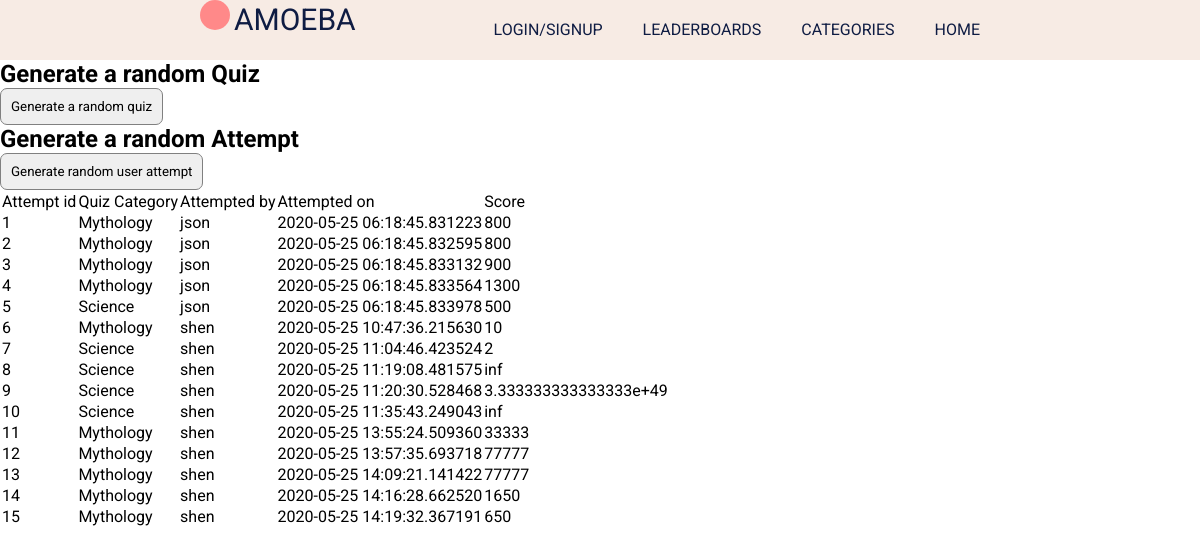
Page /pretendattempts on the earlier database version.
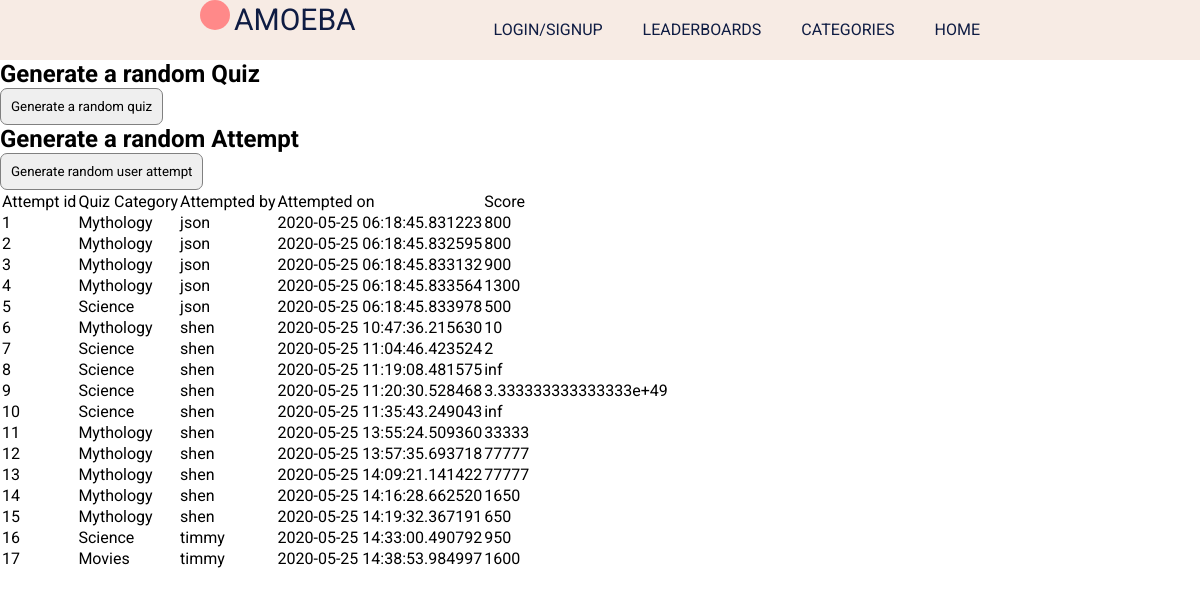
Same page on the later database version.
### app/models.py (models this page shows, shortened)
class Attempt(db.Model):
  id = db.Column(db.Integer, primary_key=True)
  user_id = db.Column(db.Integer, db.ForeignKey('user.id'))
  quiz_id = db.Column(db.Integer, db.ForeignKey('quiz.id'))
  score = db.Column(db.Integer, index=True)
  date = db.Column(db.DateTime, index=True, default=datetime.utcnow)

class Quiz(db.Model):
  id = db.Column(db.Integer, primary_key=True)
  category = db.Column(db.String(32), index=True)
  quizname = db.Column(db.String(32), index=True, unique=True)
  filename = db.Column(db.String(32),unique=True)
  date_added = db.Column(db.DateTime, index=True, default=datetime.utcnow)
  user_id = db.Column(db.Integer, db.ForeignKey('user.id'))
  attempts = db.relationship('Attempt', backref = 'quiz', lazy = 'dynamic')

class User(UserMixin, db.Model):
  id = db.Column(db.Integer, primary_key=True)
  username = db.Column(db.String(20), unique=True, index=True, nullable=False)
  email = db.Column(db.String(120), unique=True, index=True, nullable=False)
  password_hash = db.Column(db.String(128))
  posted_quizes = db.relationship('Quiz', backref = 'postedby', lazy = 'dynamic')
  attempts = db.relationship('Attempt', backref = 'user', lazy = 'dynamic')
  is_admin = db.Column(db.Boolean, default=False, nullable=False)
  date_joined = db.Column(db.DateTime, index=True, default=datetime.utcnow)

### app/routes.py (the view)
@app.route('/pretendattempts', methods=['GET','POST'])
def pretend_attempts():
  form1 = PretendGenQuiz()
  form2 = PretendGenAttempt()
  allattempts = Attempt.query.all()
  if form1.submitQuiz.data and form1.validate_on_submit():
    randomQuiz()
  elif form2.submitAttempt.data and form2.validate_on_submit():
    randomAttempt()
  return render_template('pretend_attempts.html', form1=form1, form2=form2, attempts=allattempts)

### app/testing.py
class PretendGenQuiz(FlaskForm):
  submitQuiz = SubmitField('Generate a random quiz')

class PretendGenAttempt(FlaskForm):
  submitAttempt = SubmitField('Generate random user attempt')

### app/templates/pretend_attempts.html (shortened to what this page needs)
{% extends "template.html" %}
{% block content%}
  <h2>Generate a random Quiz</h2>
  <form action="", method="post">
    <p>{{ form1.submitQuiz }}</p>
  </form>
  <h2>Generate a random Attempt</h2>
  <form action="", method="post">
    <p>{{ form2.submitAttempt }}</p>
  </form>
  <table>
    <tr>
      <td>Attempt id</td><td>Quiz Category</td><td>Attempted by</td><td>Attempted on</td><td>Score</td>
    </tr>
    {% for a in attempts %}
    <tr>
      <td>{{ a.id }}</td>
      <td>{{ a.quiz.category }}</td>
      <td>{{ a.user.username }}</td>
      <td>{{ a.date }}</td>
      <td>{{ a.score }}</td>
    </tr>
    {% endfor %}
  </table>
{% endblock %}

### app/templates/template.html (shortened to what this page needs)
<html lang="en">
  <head>
    <link
      rel="stylesheet"
      type="text/css"
      href="{{ url_for('static', filename =
    'styles/content.css')}}"
    />
  </head>
  <body>
    <header>
      <div class="header-content">
        <div class="logo">
          <div id="amoeba-logo"></div>
          <span id="logo-text">AMOEBA</span>
        </div>
        <u1 class="navigation">
          <a href="{{ url_for('index') }}">HOME</a>
          <a href="{{ url_for('categories') }}">CATEGORIES</a>
          <a href="{{ url_for('leaderboards') }}">LEADERBOARDS</a>
          {% if current_user.is_authenticated %}
          <a href="{{ url_for('logout') }}">LOGOUT</a>
          <a href="{{ url_for('profile', username=current_user.username) }}">{{ current_user.username }}</a>
          {% else %}
          <a href="{{ url_for('signup_login') }}">LOGIN/SIGNUP</a>
          {% endif %}
        </u1>
      </div>
    </header>
    {% block content %}{% endblock %}
  </body>
</html>

### app/static/styles/content.css (style rules this page uses)
* { padding: 0; margin: 0; list-style: none; text-decoration: none; font-family: 'roboto', sans-serif; box-sizing: border-box; }
body { background-color: white; }
header { width: 100%; height: 60px; display: block; background-color: #f7ebe4; }
.header-content { height: inherit; margin-left: 200px; margin-right: 200px; }
.logo { float: left; display: inline-block; color: #0f1c43; margin-top }
#amoeba-logo { background-color: #ff8989; border-radius: 50%; width: 30px; height: 30px; display: inline-block; }
#logo-text { font-size: 30px; }
.navigation { float: right; }
.navigation a { height: 100%; float: right; padding: 20px 20px; list-style: none; color: #0f1c43; }
p { font-size: 20px; color: #0f1c43; font-weight: heavy; line-height: 1.5em; }
input { border: none; }
input { border: 1px solid gray; border-radius: 7px; padding: 10px; }

Differences in the rows shown:
added Attempt: id "16", quiz.category "Science", user.username "timmy", date "2020-05-25 14:33:00.490792", score "950"
added Attempt: id "17", quiz.category "Movies", user.username "timmy", date "2020-05-25 14:38:53.984997", score "1600"
